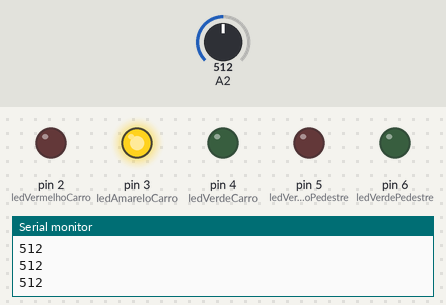
A sketch run on a simulated Arduino Uno, built with avr-gcc and run on an emulated ATmega328P. Parts: output pins drawn as LEDs (lit = HIGH), the last lines printed to the serial monitor. Dashed ring = blinking. The test bench sets the inputs (shaded band); at power-on: A2 = 512.

Above: at 1.2 s.
1.3 s: A2 set to 591
2.8 s: A2 set to 617
At 4.0 s:
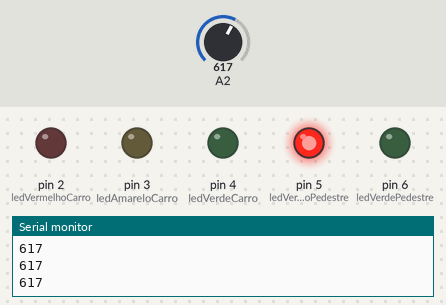
4.3 s: A2 set to 890
5.8 s: A2 set to 907
At 6.2 s:
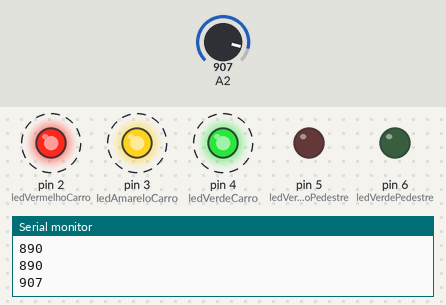
Timing chart, 0 to 9.8 s (numbered marks = the images above; inputs shaded):
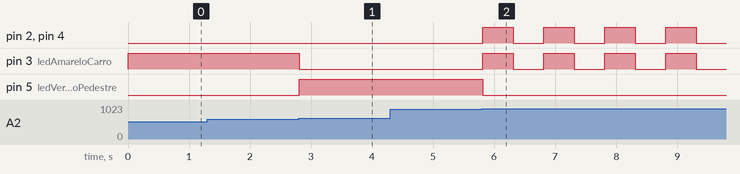

Measured:
- the behaviour switches between 599 and 600 on A2 (found by bisection; images 0 and 1)
- the behaviour switches between 899 and 900 on A2 (found by bisection; images 1 and 2)
- after the input at 2.8 s, pin 3 (ledAmareloCarro): HIGH → LOW at once; pin 5 (ledVermelhoPedestre): LOW → HIGH at once
- after the input at 5.8 s, pin 2 (ledVermelhoCarro), pin 3 (ledAmareloCarro), pin 4 (ledVerdeCarro): alternates HIGH for 0.50 s and LOW for 0.50 s, starting at once; pin 5 (ledVermelhoPedestre): HIGH → LOW at once

The sketch:

simuladoAula04.ino
```cpp
#define ledVermelhoCarro 2
#define ledAmareloCarro 3
#define ledVerdeCarro 4
#define ledVermelhoPedestre 5
#define ledVerdePedestre 6

#define BT1 8
#define BT2 9
#define BT3 10

int valor;
void setup() {
  Serial.begin(9600);
  pinMode(ledVermelhoCarro, OUTPUT);
  pinMode(ledAmareloCarro, OUTPUT);
  pinMode(ledVerdeCarro, OUTPUT);
  pinMode(ledVermelhoPedestre, OUTPUT);
  pinMode(ledVerdePedestre, OUTPUT);

  pinMode(BT1, INPUT);
  pinMode(BT2, INPUT);
  pinMode(BT3, INPUT);
  Serial.println("Victor Cosme - RM 558856");
  // questao2();
}

void loop() {
  questao3();
}

void questao2(){
  digitalWrite(ledVerdeCarro, HIGH);
  digitalWrite(ledVermelhoPedestre, HIGH);
  delay(5000);

  digitalWrite(ledVerdeCarro, LOW);
  digitalWrite(ledVermelhoPedestre, LOW);
  digitalWrite(ledAmareloCarro, HIGH);
  digitalWrite(ledVermelhoPedestre, HIGH);
  delay(2000);

  digitalWrite(ledAmareloCarro, LOW);
  digitalWrite(ledVermelhoPedestre, LOW);
  digitalWrite(ledVermelhoCarro, HIGH);
  digitalWrite(ledVerdePedestre, HIGH);
  delay(5000);

  digitalWrite(ledVermelhoCarro, LOW);
  digitalWrite(ledVerdePedestre, LOW);
  digitalWrite(ledVermelhoCarro, HIGH);
  digitalWrite(ledVermelhoPedestre, HIGH);
  delay(500);
  digitalWrite(ledVermelhoPedestre, LOW);
  delay(500);
  digitalWrite(ledVermelhoPedestre, HIGH);
  delay(500);
  digitalWrite(ledVermelhoPedestre, LOW);
  delay(500);
  digitalWrite(ledVermelhoPedestre, HIGH);
  delay(500);
  digitalWrite(ledVermelhoPedestre, LOW);
  delay(500);
  digitalWrite(ledVermelhoCarro, LOW);
}

void questao3(){
  valor = analogRead(A2);
  Serial.println(valor);
  if(valor < 300){
    digitalWrite(ledVerdePedestre, HIGH);
    digitalWrite(ledVermelhoPedestre, LOW);
    digitalWrite(ledVermelhoCarro, LOW);
    digitalWrite(ledAmareloCarro, LOW);
    digitalWrite(ledVerdeCarro, LOW);
  } else if (valor < 600){
    digitalWrite(ledVerdePedestre, LOW);
    digitalWrite(ledVermelhoPedestre, LOW);
    digitalWrite(ledVermelhoCarro, LOW);
    digitalWrite(ledAmareloCarro, HIGH);
    digitalWrite(ledVerdeCarro, LOW);
  } else if(valor < 900){
    digitalWrite(ledVerdePedestre, LOW);
    digitalWrite(ledVermelhoPedestre, HIGH);
    digitalWrite(ledVermelhoCarro, LOW);
    digitalWrite(ledAmareloCarro, LOW);
    digitalWrite(ledVerdeCarro, LOW);
  } else if (valor < 1000){
    digitalWrite(ledVerdePedestre, LOW);
    digitalWrite(ledVermelhoPedestre, LOW);

    while(valor >= 900 && valor <= 1000){
      digitalWrite(ledVermelhoCarro, HIGH);
      digitalWrite(ledAmareloCarro, HIGH);
      digitalWrite(ledVerdeCarro, HIGH);
      delay(500);
      digitalWrite(ledVermelhoCarro, LOW);
      digitalWrite(ledAmareloCarro, LOW);
      digitalWrite(ledVerdeCarro, LOW);
      delay(500);
    }
  } else {
    while(valor > 1000){
      digitalWrite(ledVermelhoPedestre, HIGH);
      digitalWrite(ledVermelhoCarro, HIGH);
      delay(500);
      digitalWrite(ledVermelhoPedestre, LOW);
      digitalWrite(ledVermelhoCarro, LOW);
      delay(500);
    }
  }
}
```
